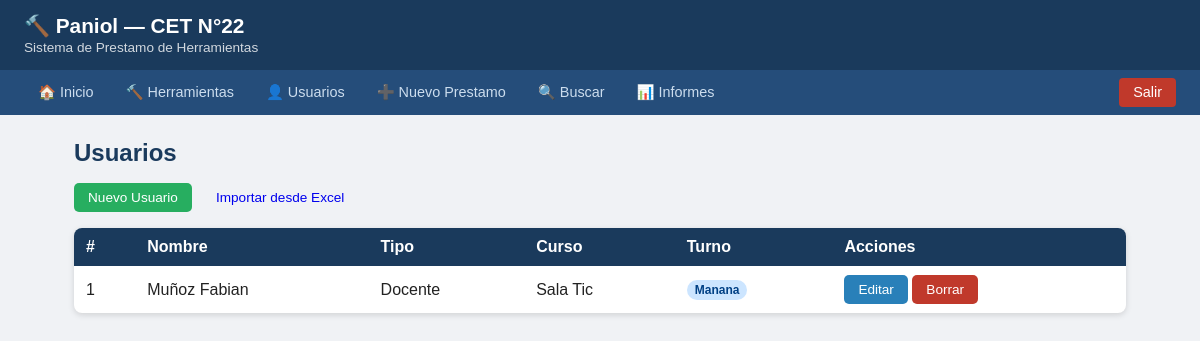
/usuarios (signed in), run on the app's committed database.
### tables this page shows
CREATE TABLE usuarios (
            id        INTEGER PRIMARY KEY AUTOINCREMENT,
            nombre    TEXT NOT NULL,
            curso     TEXT,
            division  TEXT,
            turno     TEXT NOT NULL,
            tipo      TEXT DEFAULT 'Alumno'
        );

### app.py (the view)
@app.route("/usuarios")
def usuarios():
    if login_req(): return redirect(url_for("login"))
    conn = get_conn()
    items = conn.execute("SELECT * FROM usuarios ORDER BY nombre").fetchall()
    conn.close()
    return render_template("usuarios.html", usuarios=items)

### app.py (called while the page is built)
def get_conn():
    conn = sqlite3.connect(DB_PATH)
    conn.row_factory = sqlite3.Row
    return conn

def login_req():
    return not session.get("logged")

### templates/usuarios.html
{% extends "base.html" %}
{% block content %}
<h2>Usuarios</h2>
<div style="display:flex;gap:10px;margin-bottom:16px;flex-wrap:wrap">
  <a href="/usuarios/nuevo" class="btn btn-success">Nuevo Usuario</a>
  <a href="/usuarios/importar" class="btn btn-excel">Importar desde Excel</a>
</div>
<table>
  <thead>
    <tr><th>#</th><th>Nombre</th><th>Tipo</th><th>Curso</th><th>Turno</th><th>Acciones</th></tr>
  </thead>
  <tbody>
    {% for u in usuarios %}
    <tr>
      <td>{{ u.id }}</td><td>{{ u.nombre }}</td><td>{{ u.tipo }}</td>
      <td>{{ u.curso }} {{ u.division }}</td>
      <td><span class="badge {% if u.turno=='Manana' %}badge-manana{% else %}badge-tarde{% endif %}">{{ u.turno }}</span></td>
      <td>
        <a href="/usuarios/editar/{{ u.id }}" class="btn btn-info">Editar</a>
        <a href="/usuarios/eliminar/{{ u.id }}" class="btn btn-danger" onclick="return confirm('Eliminar?')">Borrar</a>
      </td>
    </tr>
    {% endfor %}
  </tbody>
</table>
{% endblock %}

### templates/base.html (style rules this page uses)
* { box-sizing:border-box;margin:0;padding:0 }
body { font-family:Arial,sans-serif;background:#f0f2f5;color:#222 }
h2 { margin-bottom:16px;color:#1a3a5c }
table { width:100%;border-collapse:collapse;background:white;border-radius:8px;overflow:hidden;box-shadow:0 2px 6px #0002 }
th { background:#1a3a5c;color:white;padding:10px 12px;text-align:left }
td { padding:9px 12px;border-bottom:1px solid #eee }
tr:last-child td { border-bottom:none }
.btn { display:inline-block;padding:7px 14px;border-radius:5px;text-decoration:none;font-size:.85rem;cursor:pointer;border:none;font-family:Arial }
.btn-success { background:#27ae60;color:white }
.btn-danger { background:#c0392b;color:white }
.btn-info { background:#2980b9;color:white }
.badge { display:inline-block;padding:3px 8px;border-radius:12px;font-size:.75rem;font-weight:bold }
.badge-manana { background:#cce5ff;color:#004085 }

### data on the page
usuarios: id "1", nombre "Muñoz Fabian", tipo "Docente", curso "Sala Tic", turno "Manana"
